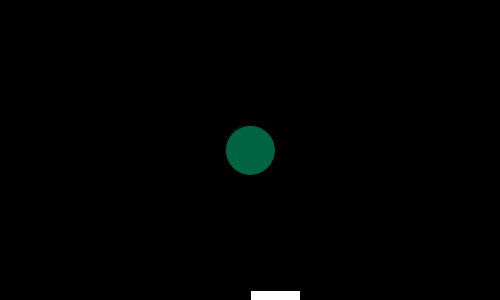
Frame 1 (no input)
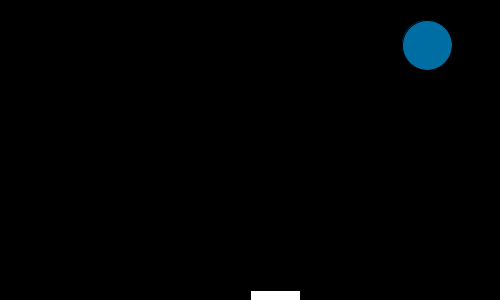
Frame 60 (the mouse pressed at the canvas centre just before this capture)
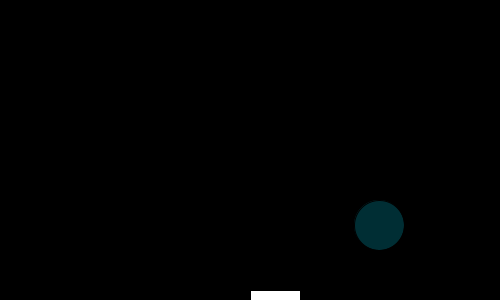
Frame 120 (the mouse held since frame 60 and released just before this capture)

The Processing sketch that drew these frames (run headless with seeded random() and noise(); from frame 60 on, the mouse is pressed at the canvas centre):

// Processing sketch: processing_83461
// ── processing_83461.pde

//Jenny H. CP1 Mods 14/15, Bouncing Ball
Ball bob;
Paddle sam;
boolean gameOver = false;
void setup ()
{
  bob = new Ball();
  sam = new Paddle();
  size (500, 300);
}
void draw ()
{
  background (0, 0, 0);
  sam.show ();
  bob.show();
  bob.move();
  bob.bounce();

  if (keyPressed==true)
  {
    if (key=='4')
    {
      sam.moveLeft();
    }
    if (key=='6')
    {
      sam.moveRight();
    }
  }
}
class Ball
{

  int x;
  int y;
  boolean left;
  boolean up;
  
  Ball ()
  {
    x = 250;
    y = 150;
    left = false;
    up = true;
  }
  void show()
  {
    fill (0, random(0, 156), random(0, 256));
    ellipse (x, y, 50, 50);
  }
  void move ()
  {
    if (left == true)
    {
      x=x-3;
    }
    else
    {
      x=x+3;
    }
    if (up == true)
    {
      y=y-3;
    }
    else
    {
      y=y+3;
    }
  }
  void bounce ()
  {
    if (x<10)
    {
      left = false;
    }
    else if (x>490)
    {
      left = true;
    }
    if (y<10)
    {
      up = false;
    }
    else if (y > 275)
    {
      gameOver = true;
    }
    else if (get (x, y+26) != color (0))
    {
      up = true;
    }
    if (gameOver == true)
    {
      textAlign (CENTER);
      textSize (72);
      text ("Game Over", 250, 150);
    }
  }
}
class Paddle
{
  int x = 250;
  void show ()
  {
    fill (255, 255, 255);
    rect(x, 290, 50, 10);
  }
  void moveLeft ()
  {
    x=x-5;
  }
  void moveRight ()
  {
    x=x+5;
  }
}
